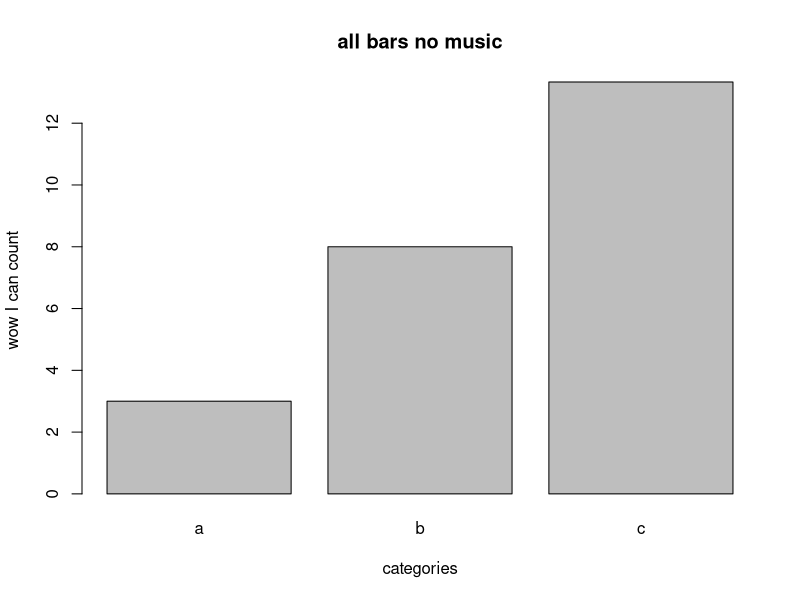
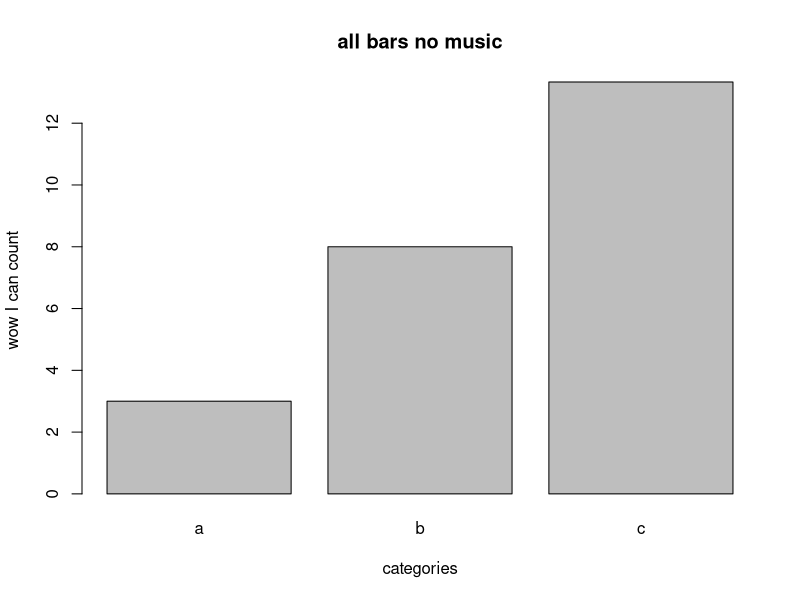

Here is the R script that generated these plots, in order: (Note: this script raises an error after producing the figures.)
# With the data frame you created last week you will:

a <- c('a','b','c','d','e','f','g','h','i','j','k','l','m','n','o','p')
b <- c('a','a','a','a','a','b','b','b','b','b','c','c','c','c','c','c') 
c <- c(1,2,3,4,5,6,7,8,9,10,11,12,13,15,14,15)
d <- c(1,2,3,4,5,6,7,7,8,9,10,11,11,12,13,14)
e <- c(1,1.5,2,2.5,3,3.5,4,4.5,5,5.5,6,6.5,7,7.5,8,8.5)

data <- cbind(a,b,c,d,e)
data

df <- as.data.frame(data)
df

df$c <- as.numeric(as.character(df$c))
df$d <- as.numeric(as.character(df$d))
df$e <- as.numeric(as.character(df$e))

colnames(df) <- c('Rows','Broken Alphabet','Counting','cant count', 'decimal fun')
df

row.names(df) <- df$Rows
df

df.a <- df[,-1]
df.a

# Create a barplot for one numeric column, grouped by the character vector with 3 unique values
  # Add error bars with mean and standard deviation to the plot
  # Change the x and y labels and add a title
  # Export the plot as a PDF that is 4 inches wide and 7 inches tall.

df.mean <- aggregate(df.a$Counting~df.a$`Broken Alphabet`, FUN = 'mean')
df.mean

colnames(df.mean) <- c("Factor","Mean")
df.mean

barplot(df.mean$Mean, names.arg = df.mean$Factor, xlab = 'categories', ylab = 'wow I can count', main = 'all bars no music')

setwd("C:/GitHub/ECOL560-higley/Week 2")
pdf(file = "week2 bars.pdf", width = 4, height = 7)
b.plot <- barplot(df.mean$Mean, names.arg = df.mean$Factor, xlab = 'categories', ylab = 'wow I can count', main = 'all bars no music')

# Create a scatter plot between two of your numeric columns.
  # Change the point shape and color to something NOT used in the example.
  # Change the x and y labels and add a title
  # Export the plot as a JPEG by using the "Export" button in the plotting pane.

plot()

# Upload both plots with the script used to create them to GitHub.
  # Follow the same file naming format as last week for the script.
  # Name plots as Lastname_barplot or Lastname_scatterplot. Save them to your "plots" folder.






